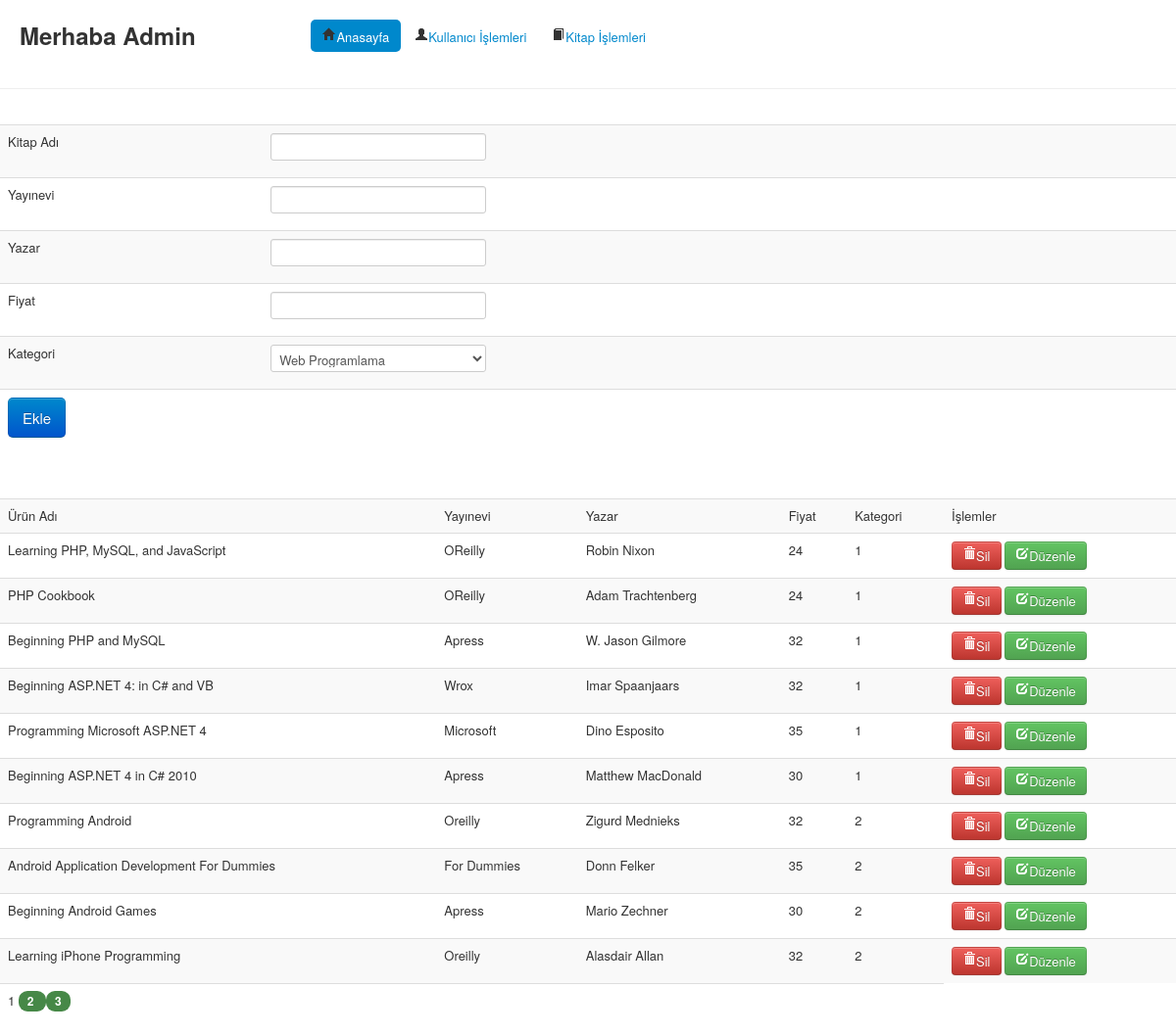
The page /admin/index.php?pid=101 (signed in) on the database its author committed.
### tables this page shows
CREATE TABLE IF NOT EXISTS `urun` (
  `UrunID` int(11) NOT NULL AUTO_INCREMENT,
  `Adi` varchar(50) NOT NULL,
  `Yayinevi` varchar(20) NOT NULL,
  `Yazar` varchar(20) NOT NULL,
  `Resim` varchar(100) NOT NULL,
  `Fiyat` double NOT NULL,
  `KategoriID` int(11) NOT NULL,
  `Download` varchar(100) NOT NULL,
  PRIMARY KEY (`UrunID`)
);

### admin/inc/urunler.php (the view)
<form action="index.php?pid=170" method="POST">
<table class="table table-striped" border="0" align="center">
        <tr>
            <td>Kitap Adı</td>
            <td><input type="text" name="txtKitap" value="" /></td>
        </tr>
        <tr>
            <td>Yayınevi</td>
            <td><input type="text" name="txtYayinevi" value="" /></td>
        </tr>
        <tr>
            <td>Yazar</td>
            <td><input type="text" name="txtYazar" value="" /></td>
        </tr>
        <tr>
            <td>Fiyat</td>
            <td><input type="text" name="txtFiyat" value="" /></td>
        </tr>
        <tr>
            <td>Kategori</td>
            <td>
                <?php
                    $vt->cmbKategoriler("cmbKategoriler");
                ?>
            </td>
        </tr>
        <tr align="center">
            <td colspan="2"><input class="btn btn-large btn-primary" type="submit" value="Ekle" /></td>
        </tr>
</table>
</form>
<br>
<br>
<table class="table table-striped" border="0" align="center" width="90%">
        <tr>
            <td>Ürün Adı</td>
            <td>Yayınevi</td>
            <td>Yazar</td>
            <td>Fiyat</td>
            <td>Kategori</td>
            <td>İşlemler</td>
        </tr>
<?php
    $sid=@$_GET["sid"];
    if ($sid=="" || $sid<1) {
        $sid=1;
    }
    $sayfakayit=10;
    $kayitliste=$vt->ListeleKosullu("urun",'1');
    $toplamkayit=  mysql_num_rows($kayitliste);
    $ilkkayit=($sid-1)*$sayfakayit;
    $liste=$vt->ListeleSayfalama("urun",'1',$ilkkayit,$sayfakayit);
    while ($kayit = mysql_fetch_array($liste)) {
        echo "<tr>
            <td>".$kayit["Adi"]."</td>
            <td>".$kayit["Yayinevi"]."</td>
            <td>".$kayit["Yazar"]."</td>
            <td>".$kayit["Fiyat"]."</td>
            <td>".$kayit["KategoriID"]."</td>
            <td>
             <a class='btn btn-danger' href='index.php?pid=176&uid=".$kayit["KategoriID"]."'><i class='icon-trash icon-white'></i>Sil</a>
             <a class='btn btn-success' href='index.php?pid=175&uid=".$kayit["KategoriID"]."'><i class='icon-edit icon-white'></i>Düzenle</a>
            </td>
        </tr>";
    }
?>
        <tr>
            <td colspan="5" align="center">
                <div id="pagination">
            <?php
                $sayfa=1;
                while ((($sayfa-1)*$sayfakayit)<$toplamkayit) {
                    if ($sayfa==$sid) {
                        echo " $sayfa ";
                    } else {
                        echo "<a class='badge badge-success' href='index.php?pid=101&sid=$sayfa'> $sayfa </a>";
                    }
                        $sayfa++;
                }
            ?>
                </div>
            </td>
        </tr>
</table>

### rows shown on the page
urun: Adi "Learning PHP, MySQL, and JavaScript", Yayinevi "OReilly", Yazar "Robin Nixon", Fiyat "24", KategoriID "1"
urun: Adi "PHP Cookbook", Yayinevi "OReilly", Yazar "Adam Trachtenberg", Fiyat "24", KategoriID "1"
urun: Adi "Beginning PHP and MySQL", Yayinevi "Apress", Yazar "W. Jason Gilmore", Fiyat "32", KategoriID "1"
urun: Adi "Beginning ASP.NET 4: in C# and VB", Yayinevi "Wrox", Yazar "Imar Spaanjaars", Fiyat "32", KategoriID "1"
urun: Adi "Programming Microsoft ASP.NET 4", Yayinevi "Microsoft", Yazar "Dino Esposito", Fiyat "35", KategoriID "1"
urun: Adi "Beginning ASP.NET 4 in C# 2010", Yayinevi "Apress", Yazar "Matthew MacDonald", Fiyat "30", KategoriID "1"
urun: Adi "Programming Android", Yayinevi "Oreilly", Yazar "Zigurd Mednieks", Fiyat "32", KategoriID "2"
urun: Adi "Android Application Development For Dummies", Yayinevi "For Dummies", Yazar "Donn Felker", Fiyat "35", KategoriID "2"
urun: Adi "Beginning Android Games", Yayinevi "Apress", Yazar "Mario Zechner", Fiyat "30", KategoriID "2"
urun: Adi "Learning iPhone Programming", Yayinevi "Oreilly", Yazar "Alasdair Allan", Fiyat "32", KategoriID "2"

### other values the page prints
form field cmbKategoriler "Web Programlama"
